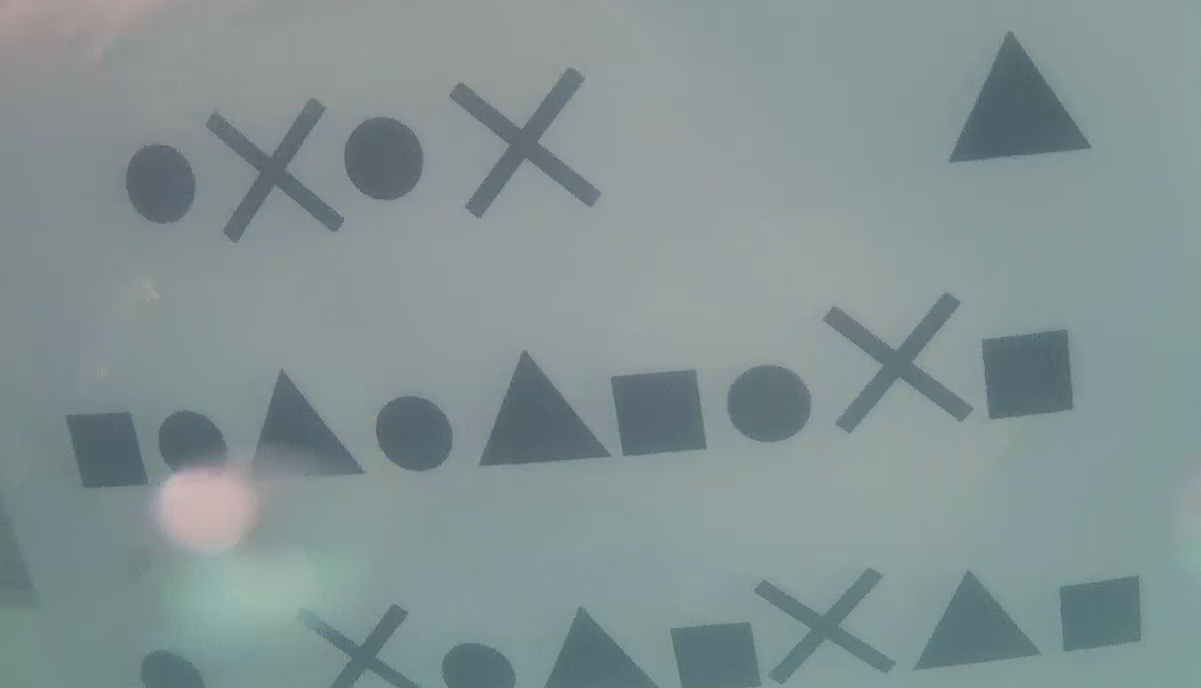
#> input picture Task3/input/frame3.png, 1201 x 688 px
$ jupyter execute Task3.ipynb
#> lines starting #> are read from the running program, lines starting #| are printed output that depends on the picture; after the words box and inside, x2 and y2 are one past the last pixel; in counts of white or black regions, pixels touching at a corner belong together
[cell 1]
import numpy as np
import cv2 as cv
import os
import matplotlib.pyplot as plt

os.getcwd()
import datetime

[cell 2]
def make_fig(images, titles, plots, size):
    fig = plt.figure(figsize=size)
    for i in range(len(images)):
        fig.add_subplot(plots[0], plots[1], i+1)
        image = images[i]
        plt.imshow(image[:,:,::-1]) # converting from bgr to rgb
        plt.title(titles[i])
    plt.show()

def make_fig_gray(images, titles, plots, size):
    fig = plt.figure(figsize=size)
    for i in range(len(images)):
        fig.add_subplot(plots[0], plots[1], i+1)
        plt.imshow(images[i], cmap='gray')
        plt.title(titles[i])
    plt.show()

def display_image(image, title='original', colored=None):
    plt.figure(figsize=(10, 10))
    if colored:
        plt.imshow(image[:,:,::-1]) # converting from bgr to rgb
    else:
        plt.imshow(image, cmap='gray')
    plt.axis("off")
    plt.title(title)
    plt.show()

def display2Images(img1, img2):
    fig= plt.figure(figsize=(10,20))
    fig.add_subplot(1, 2, 1)
    plt.imshow(img1, cmap='gray')
    plt.axis('off')
    plt.title("First")

    fig.add_subplot(1, 2, 2)
    plt.imshow(img2, cmap='gray')
    plt.axis('off')
    plt.title("Second")
    plt.show()

[cell 3]
def detect_shape(contour):
    peri = cv.arcLength(contour, True)
    approx = cv.approxPolyDP(contour, 0.04 * peri, True)

    if len(approx) == 3:
        return "triangle"
    elif len(approx) == 4:
      return "sq"
      '''  x, y, w, h = cv.boundingRect(approx)
        aspect_ratio = w / float(h)
        if 0.95 <= aspect_ratio <= 1.05:
            return "square"
        else:
            return "rectangle"'''
    else:
        # Calculate the area and circularity
        area = cv.contourArea(contour)
        if peri == 0:
            return "unknown"
        circularity = 4 * np.pi * (area / (peri ** 2))

        # Check for circularity (close to 1 means it's a circle)
        if circularity > 0.8:
            return "circle"
        else:
            if not cv.isContourConvex(contour):
                return "X"
            else:
                return "unknown"

[cell 4]
def save_image(img_copy):
    now = datetime.datetime.now()
    timestamp = now.strftime("%M_%S")
    output_dir = 'output'
    if not os.path.exists(output_dir):
        os.makedirs(output_dir)
    output_path = os.path.join(output_dir, f'sample_output_{timestamp}.png')
    cv.imwrite(output_path, img_copy)

    print(f"Image saved at {output_path}")

[cell 5]
#Select img path form here
img = cv.imread('input/frame3.png')
#> img is the input picture: shape (688, 1201, 3); mean B, G, R 147.5, 146.8, 131.4
img_copy = img.copy()
#display_image(img_copy)

gray = cv.cvtColor(img, cv.COLOR_BGR2GRAY)
display_image(gray,"gray")
gaussian = cv.GaussianBlur(gray, (9, 9), 0)
#display_image(gaussian,"gaussian_blur_stronger")

median = cv.medianBlur(gaussian, 9)
#display_image(median,"median+ gauusian")

canny = cv.Canny(median,1,37)
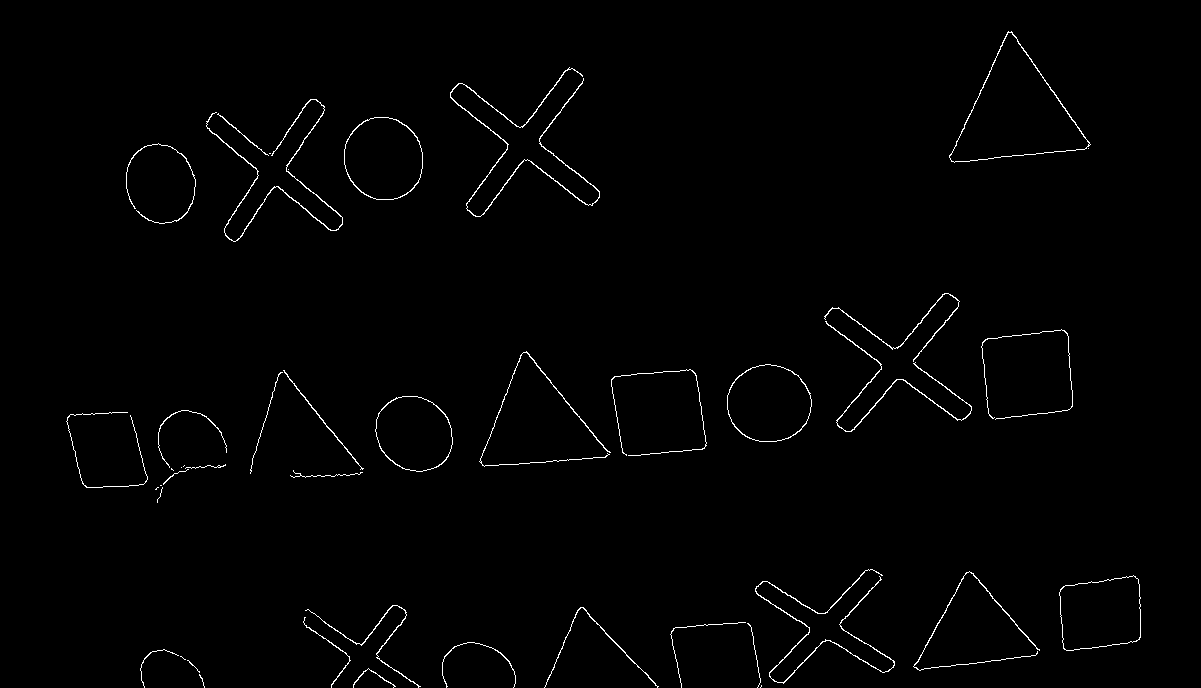
#> canny: shape (688, 1201); 1.1% white in thin lines or dots, all inside (x1, y1, x2, y2) = (66, 31, 1141, 688)
display_image(canny,"canny")

kernel = np.ones((9, 9), np.uint8)
closed = cv.morphologyEx(canny, cv.MORPH_CLOSE, kernel)
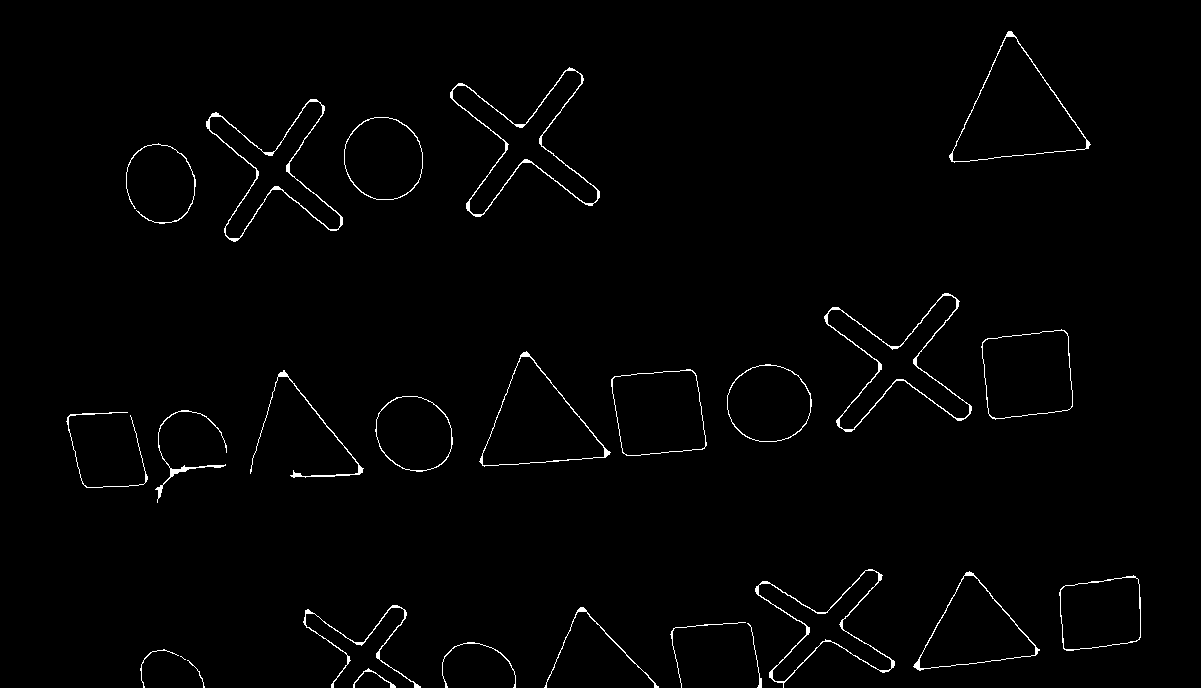
#> closed: shape (688, 1201); 1.2% white in thin lines or dots, all inside (x1, y1, x2, y2) = (66, 31, 1141, 688)
display_image(closed, "closed")

kernel = np.ones((3, 3), np.uint8)
dilated = cv.dilate(closed, kernel, iterations=1)
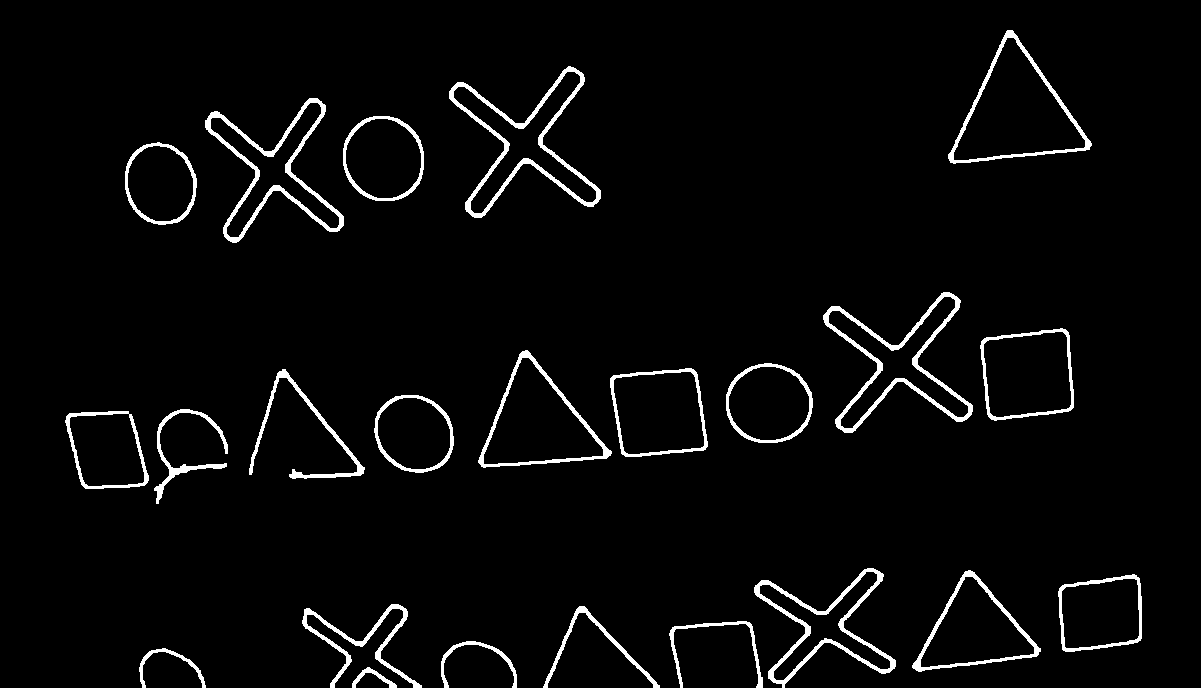
#> dilated: shape (688, 1201); 3.5% white; 23 white regions
display_image(dilated ,"dilated")

[cell 6]
contours, hierarchy = cv.findContours(dilated , cv.RETR_EXTERNAL, cv.CHAIN_APPROX_NONE)
#> contours = 23 contours; largest, box (x1, y1, x2, y2) and area: (948, 30, 1092, 164) 9800, (478, 350, 612, 468) 8171, (449, 66, 601, 218) 7704, (823, 292, 973, 433) 7286, (980, 328, 1074, 421) 7213


filtered_contours = []
# you can add Max_area to gain more acc and handle some like hand or fingers on the photo
min_area = 300
for contour in contours:
    area = cv.contourArea(contour)
    if area > min_area:
        filtered_contours.append(contour)
#> this loop made 23 passes
#> area on passes 1 to 12: 196.5, 304.5, 377.5, 497.5, 642.5, 1160, 5440, 6625.5, 5701.5, 5066.5, 790.5, 4819
#> after the loop, filtered_contours = 22 contours; largest, box (x1, y1, x2, y2) and area: (948, 30, 1092, 164) 9800, (478, 350, 612, 468) 8171, (449, 66, 601, 218) 7704, (823, 292, 973, 433) 7286, (980, 328, 1074, 421) 7213

for contour in filtered_contours:

    shape = detect_shape(contour)
    # [5 lines of commented-out code are left out]

    if shape == "triangle":
        color = (0, 0, 255)  # Red for triangle
    elif shape == "sq":
        color = (0, 255, 0)  # Green for square/rectangle
    elif shape == "circle":
        color = (255, 0, 0)  # Blue for circle
    elif shape=='X':
        color = (0, 225, 255)
    else:
        color = (200, 200, 200)

    cv.drawContours(img_copy, [contour], -1, color, 3)
#> this loop made 22 passes
#> (peri in detect_shape, area in detect_shape, circularity in detect_shape, shape, color) on passes 1, 2, 3, 5, 8, 10, 11, 12, 14, 17, 18, 19: (240.6, 304.5, 0.0661, 'X', (0, 225, 255)), (288.7, 377.5, 0.0569, 'X', (0, 225, 255)), (429.9, 497.5, 0.0338, 'X', (0, 225, 255)), (727.2, 1160, 0.0276, 'X', (0, 225, 255)), (620.5, 5701.5, 0.186, 'X', (0, 225, 255)), (502.4, 790.5, 0.0394, 'X', (0, 225, 255)), (260.5, 4819, 0.893, 'circle', (255, 0, 0)), (659.6, 993, 0.0287, 'X', (0, 225, 255)), (276.7, 5425.5, 0.891, 'circle', (255, 0, 0)), (695.7, 7285.5, 0.189, 'X', (0, 225, 255)), (256.8, 4608, 0.878, 'circle', (255, 0, 0)), (275.3, 5467, 0.907, 'circle', (255, 0, 0))
#> (peri in detect_shape, approx in detect_shape, shape, color) on passes 4, 6, 7, 9, 13, 15: (423.9, [[543, 686], [585, 612], [659, 687], [584, 606]], 'sq', (0, 255, 0)), (297.7, [[1139, 578], [1062, 585], [1062, 649], [1140, 640]], 'sq', (0, 255, 0)), (374.2, [[1040, 648], [968, 570], [912, 667]], 'triangle', (0, 0, 255)), (290.1, [[66, 416], [85, 488], [147, 482], [128, 411]], 'sq', (0, 255, 0)), (341.9, [[693, 369], [610, 378], [622, 454], [705, 449]], 'sq', (0, 255, 0)), (415.6, [[522, 351], [481, 466], [610, 455]], 'triangle', (0, 0, 255))
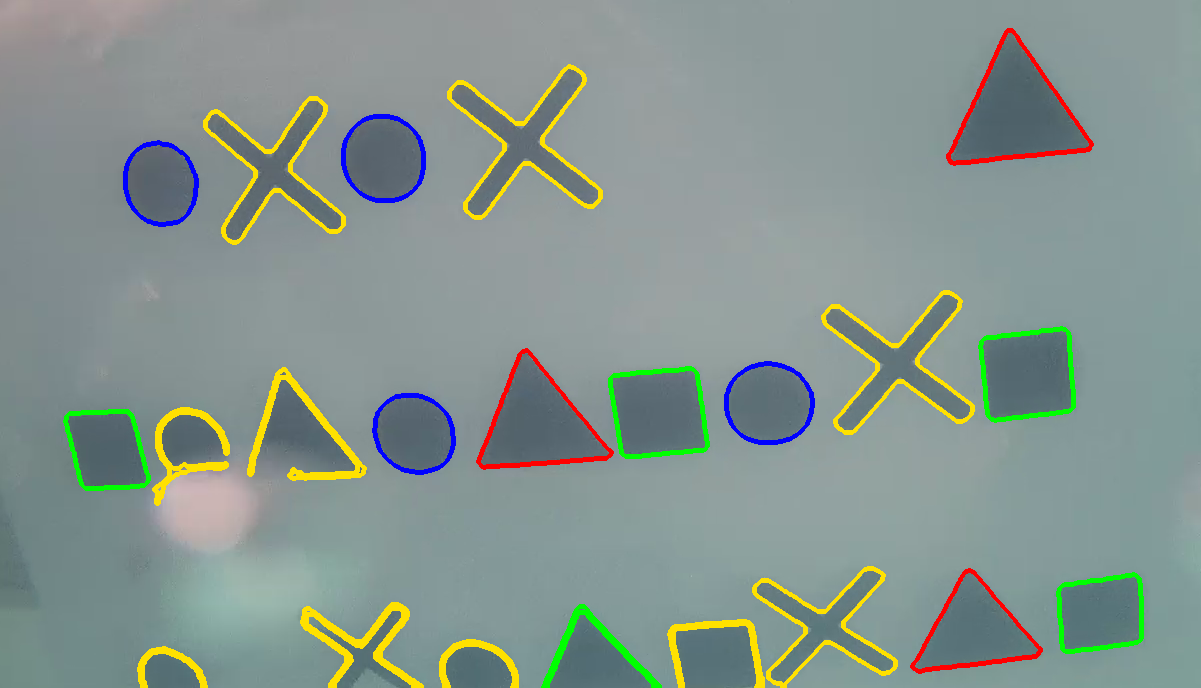
#> img_copy: shape (688, 1201, 3); 4.61% of pixels changed, all inside (x1, y1, x2, y2) = (63, 28, 1144, 688)


print(f"Number of contours {len(filtered_contours)}")
#| Number of contours 22
#print(filtered_contours[0])
images = [dilated, img_copy]
titles = ["dilated ", "Contours Final output"]
plots = [2, 2]
size = (15, 10)
make_fig_gray(images, titles, plots, size)
#> the loop in make_fig_gray, `for i in range(len(images)):` made 2 passes
save_image(img_copy)
